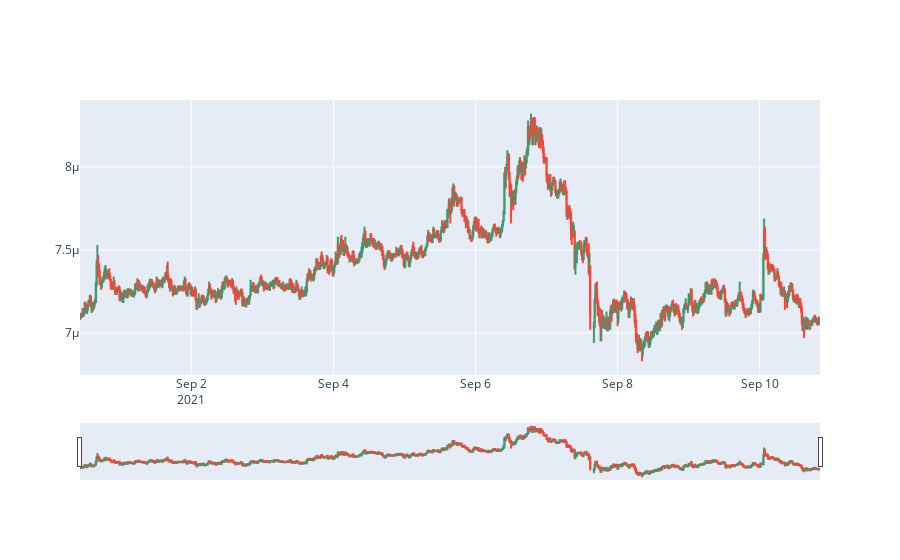

Notebook code for this chart:
### Code cell
# display our graph
fig.show()

### Figure 1 — Plotly figure (JSON) as saved in the notebook; plotly's stock layout.template omitted (floating-point values rounded to 4 significant figures; data arrays with more than 128 entries replaced by an {"elided": "..."} marker saying what was removed)
{"data": [{"close": {"elided": "995 str values"}, "high": {"elided": "995 str values"}, "low": {"elided": "995 str values"}, "open": {"elided": "995 str values"}, "type": "candlestick", "x": {"elided": "995 str values"}}], "layout": {}}
